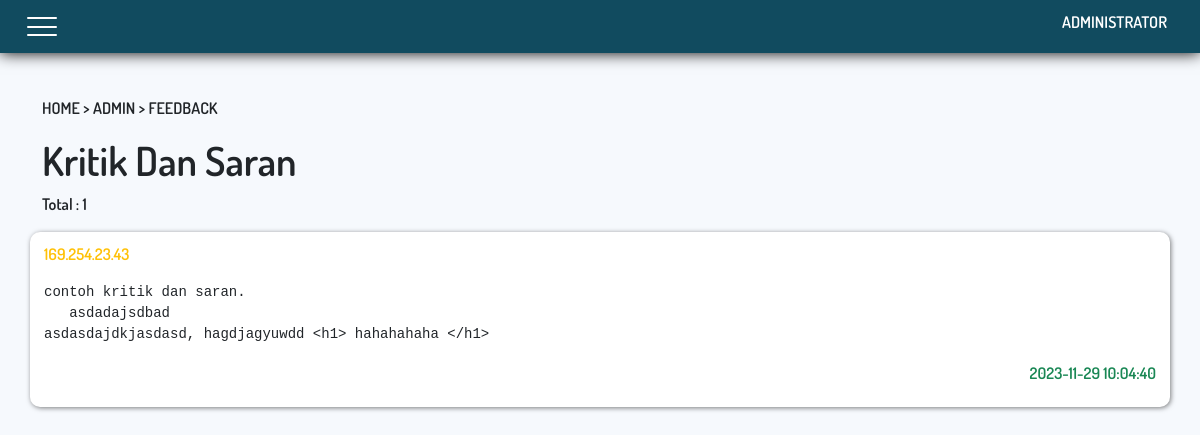
The page /admin/feedback.php (signed in) on the database its author committed.
### tables this page shows
CREATE TABLE `feedback` (
  `id` int(11) NOT NULL,
  `ip_address` text NOT NULL,
  `message` text NOT NULL,
  `date_time` datetime NOT NULL
);

### admin/feedback.php (the view, shortened to what this page needs)
<?php
function query($query)
{
    $result = mysqli_query($GLOBALS['conn'], $query);
    $rows = [];
    while ($row = mysqli_fetch_assoc($result)) {
        $rows[] = $row;
    }
    return $rows;
}
$feedback_data = query("SELECT * FROM feedback");
$count_feedback_data = count(query("SELECT * FROM feedback"));
?>
<!DOCTYPE html>
<html lang="en">
<head>
    <link rel="stylesheet" href="../aset/css/bootstrap.css">
    <link rel="stylesheet" href="../aset/css/style.css">
</head>
<body>
    <nav class="navbar fixed-top" id="navbar" data-scroll-index="0">
        <div class="container-fluid">
            <button class="navbar-toggler" type="button" data-bs-toggle="collapse" data-bs-target="#navbarNav" aria-controls="navbarNav" aria-expanded="false" aria-label="Toggle navigation">
                <span></span>
                <span></span>
                <span></span>
            </button>
            <h1 class="navbar-brand">ADMINISTRATOR</h1>
        </div>
    </nav>
    <section class="jumbotron-2 mt-5 pt-5">
        <div class="container">
            <div class="row">
                <p>
                    <a href="../">HOME</a> >
                    <a href="dashboard">ADMIN</a> >
                    FEEDBACK
                </p>
            </div>
        </div>
    </section>
    <section class="show-user-feedback">
        <div class="container">
            <div class="row">
                <h1>Kritik Dan Saran </h1>
                <p>Total : <?= $count_feedback_data ?></p>
            </div>
            <div class="row">
                <?php if ($count_feedback_data > 0) { ?>
                    <?php foreach ($feedback_data as $display_feedback_data) { ?>
                        <div class="card mb-3 pt-2 pb-1">
                            <p class="text-warning"><?php echo htmlspecialchars($display_feedback_data['ip_address'], ENT_QUOTES, "UTF-8"); ?></p>
                            <pre><?php echo htmlspecialchars($display_feedback_data['message'], ENT_QUOTES, "UTF-8"); ?></pre>
                            <p class="text-end text-success"><?php echo htmlspecialchars($display_feedback_data['date_time'], ENT_QUOTES, "UTF-8"); ?></p>
                        </div>
                    <?php } ?>
                <?php } else { ?>
                    <h2>TIDAK ADA DATA</h2>
                <?php } ?>
            </div>
        </div>
    </section>
</body>
</html>

### aset/css/style.css (style rules this page uses)
* { margin: 0; padding: 0; }
body { background-color: #f6f9fd; overflow-x: hidden; }
a { color: inherit; text-decoration: inherit; font-style: inherit; }
:root { --papper-texture : url('../images/papper-texture.jpg'); --ripped-papper : url('../images/ripped-papper.png'); --ripped-papper-3x1 : url('../images/ripped-papper-3x1.png'); --ripped-papper-2 : url('../images/ripped-papper-2.png'); --ripped-papper-2-3x1 : url('../images/ripped-papper-2-3x1.png'); --paper-texture-3 : url('../images/paper-texture-3.jpg'); --havana-sunset-sans-outline: havana-sunset-sans-outline; --havana-sunset-script-alt: havana-sunset-script-alt; --havana-sunset-script: havana-sunset-script; --havana-sunsetsans-filled-havana: havana-sunsetsans-filled-havana; --Gilbert-Einstein: Gilbert-Einstein; --Dosis-bold: Dosis-bold; --Dosis-ExtraBold: Dosis-ExtraBold; --Dosis-ExtraLight: Dosis-ExtraLight; --Dosis-Light: Dosis-Light; --Dosis-Medium: Dosis-Medium; --Dosis-regular: Dosis-regular; --Dosis-SemiBold: Dosis-SemiBold; --Dosis-VariableFont_wght: Dosis-VariableFont_wght; }
.navbar { background-color: #114B5F; box-shadow: 0 0 15px #000000; z-index: 99; color: white; overflow-x: hidden; }
.navbar .navbar-brand { opacity: 1; font-size: 1em; padding: 5px; font-family: Dosis-semiBold; }
.navbar-toggler { box-shadow: none !important; border: none; display: flex; flex-direction: column; position: relative; }
.navbar-toggler span { width: 30px; height: 2.1px; border-radius: 10px; display: absolute; background-color: white; margin: 3px; transition: 0.5s; }
.navbar-toggler span:nth-child(1) { transform-origin: center; animation: navtogspan1 1s ease-in-out forwards; }
.navbar-toggler span:nth-child(2) { transform-origin: center; animation: navtogspan2 1s ease-in-out forwards; transition: 0.5s; }
.navbar-toggler span:nth-child(3) { transform-origin: center; animation: navtogspan3 1s ease-in-out forwards; }
.vote .card, h1, h2 { z-index: 5; }
.jumbotron-2 { font-family: Dosis-semiBold;; }
.show-user-feedback { font-family: var(--Dosis-SemiBold); }
.show-user-feedback .card { width: 90%; margin: auto; border: 2px solid transparent; border-radius: 10px; box-shadow: 1px 1px 5px rgba(0, 0, 0, 0.5); }
@media screen and (min-width: 576px) { .show-user-feedback .card { width: 100%; } }

### rows shown on the page
feedback: ip_address "169.254.23.43", message "contoh kritik dan saran. asdadajsdbad asdasdajdkjasdasd, hagdjagyuwdd <h1> hahahahaha </h1>", date_time "2023-11-29 10:04:40"

### other values the page prints
$count_feedback_data "1"
